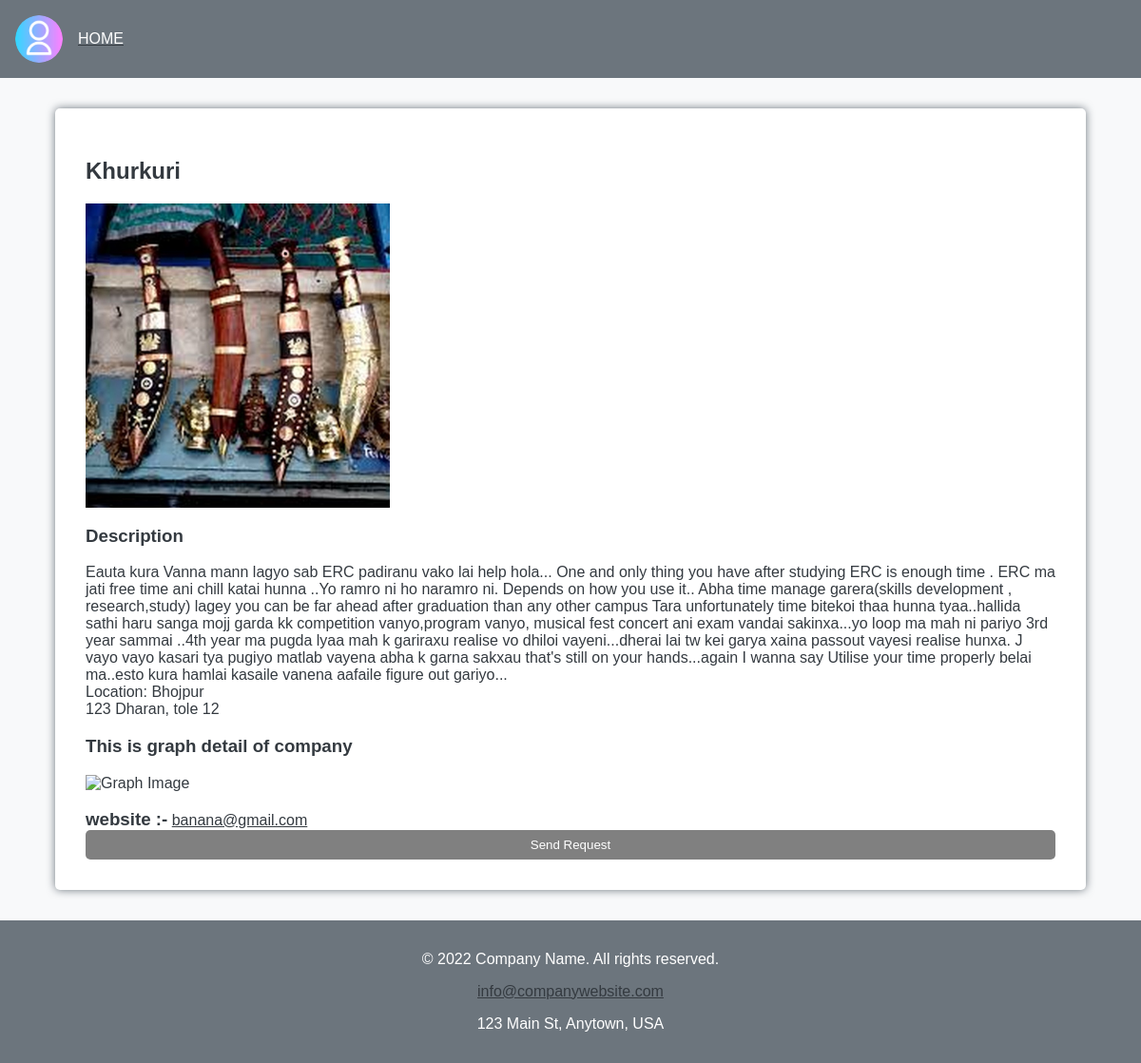
The app's page /explore/1 with its own data.
### core/models.py (models this page shows, shortened)
class OrganizationProfile(models.Model):
    user = models.OneToOneField(User, on_delete=models.CASCADE)
    name = models.CharField(max_length=255)
    profile_pic = ResizedImageField(size=[1080, 1080], quality=95, crop=['middle', 'center'],
                                    upload_to="customer_images/", default='default.webp')
    contact_email = models.EmailField(max_length=100)
    website = models.URLField(null=True, blank=True)
    locaiton = models.CharField(max_length=50, null=True, blank=True)
    description = models.CharField(max_length=1000, null=True, blank=True)

### core/views.py (the view, shortened to what this page needs)
# urls.py: path('explore/<id>', views.explore, name='explore'),
def explore(request,id):
    try:
        organization = OrganizationProfile.objects.get(id=id)
        context={
            'organization':organization
        }
        return render(request , 'register.html',context)
    except:
        return HttpResponse("error")

### templates/register.html (shortened to what this page needs)
<!DOCTYPE html>
<html lang="en">
<head>
</head>
<body>
    <nav class="navbar">
        <img src="/media/default.webp" alt="Company Logo" class="company-logo">
        {% if request.user.is_authenticated %}
        <a href="{% url 'home' %}">
            <div class="company-name">{{request.user}}</div>
        </a>
        {% else %}
        <a href="{% url 'home' %}">
            <div class="company-name">HOME</div>
        </a>
        {% endif %}
    </nav>
    <main>
        <section class="company-details-section">
            <div class="company-details-container">
                <h2 class="company-details-title">{{organization.name}}</h2>
                <img src="{{organization.profile_pic.url}}" alt="Company Image" class="company-image">
                <h3>Description</h3>
                <div class="company-description">{{organization.description}}
                </div>
                <div class="company-location">Location: {{organization.locaiton}}</div>
                <div class="company-address">123 Dharan, tole 12</div>
                <h3>This is graph detail of company</h3>
                <div class="graph_image">
                    <img src="https://www.ielts-mentor.com/images/writingsamples/ielts-graph-243-top-priorities-by-company-size-usa.png"
                        alt="Graph Image" class="graph">
                </div>
                <br>
                <h3 style="display: inline;">website :-</h3>
                <a href="http://www.companywebsite.com/" class="company-website">{{organization.contact_email}}</a>
                <br>
                <button class="send-request-btn" action="{% url 'home' %}">Send Request</button>
            </div>
        </section>
    </main>
    <footer>
        <div class="footer-container">
            <p>&copy; 2022 Company Name. All rights reserved.</p>
            <p><a href="mailto:info@companywebsite.com">info@companywebsite.com</a></p>
            <p>123 Main St, Anytown, USA</p>
        </div>
    </footer>
</body>
</html>

### templates/register.html (style rules this page uses)
body { font-family: Arial, sans-serif; background-color: #f8f9fa; color: #343a40; margin: 0; padding: 0; }
a { color: #343a40; }
.navbar { display: flex; align-items: center; padding: 1rem; background-color: #6c757d; color: white; align-items: center; }
.company-logo { width: 50px; height: 50px; margin-right: 1rem; border-radius: 50%; }
.company-details-container { max-width: 85%; margin: 2rem auto; padding: 2rem; background-color: white; border-radius: 5px; box-shadow: 0px 0px 10px 0px #6c757d; }
.company-image { display: flex; justify-content: center; align-items: center; height: 320px; }
.company-name { color: white; }
.send-request-btn { width: 100%; padding: 0.5rem; background-color: #808080; color: white; border: none; border-radius: 5px; cursor: pointer; }
footer { background-color: #6c757d; color: white; padding: 1rem; text-align: center; }
.footer-container { max-width: 600px; margin: 0 auto; }

### records on screen
OrganizationProfile: name "Khurkuri", profile_pic (picture), description "Eauta kura Vanna mann lagyo sab ERC padiranu vako lai help hola... One and only thing you have after studying ERC is enough time . ERC ma jati free time ani chill katai hunna ..Yo ramro ni ho naramro ni. Depends on how you use it.. Abha time manage garera(skills development , research,study) lagey you can be far ahead after graduation than any other campus Tara unfortunately time bitekoi thaa hunna tyaa..hallida sathi haru sanga mojj garda kk competition vanyo,program vanyo, musical fest concert ani exam vandai sakinxa...yo loop ma mah ni pariyo 3rd year sammai ..4th year ma pugda lyaa mah k gariraxu realise vo dhiloi vayeni...dherai lai tw kei garya xaina passout vayesi realise hunxa. J…", locaiton "Bhojpur", contact_email "banana@gmail.com"
